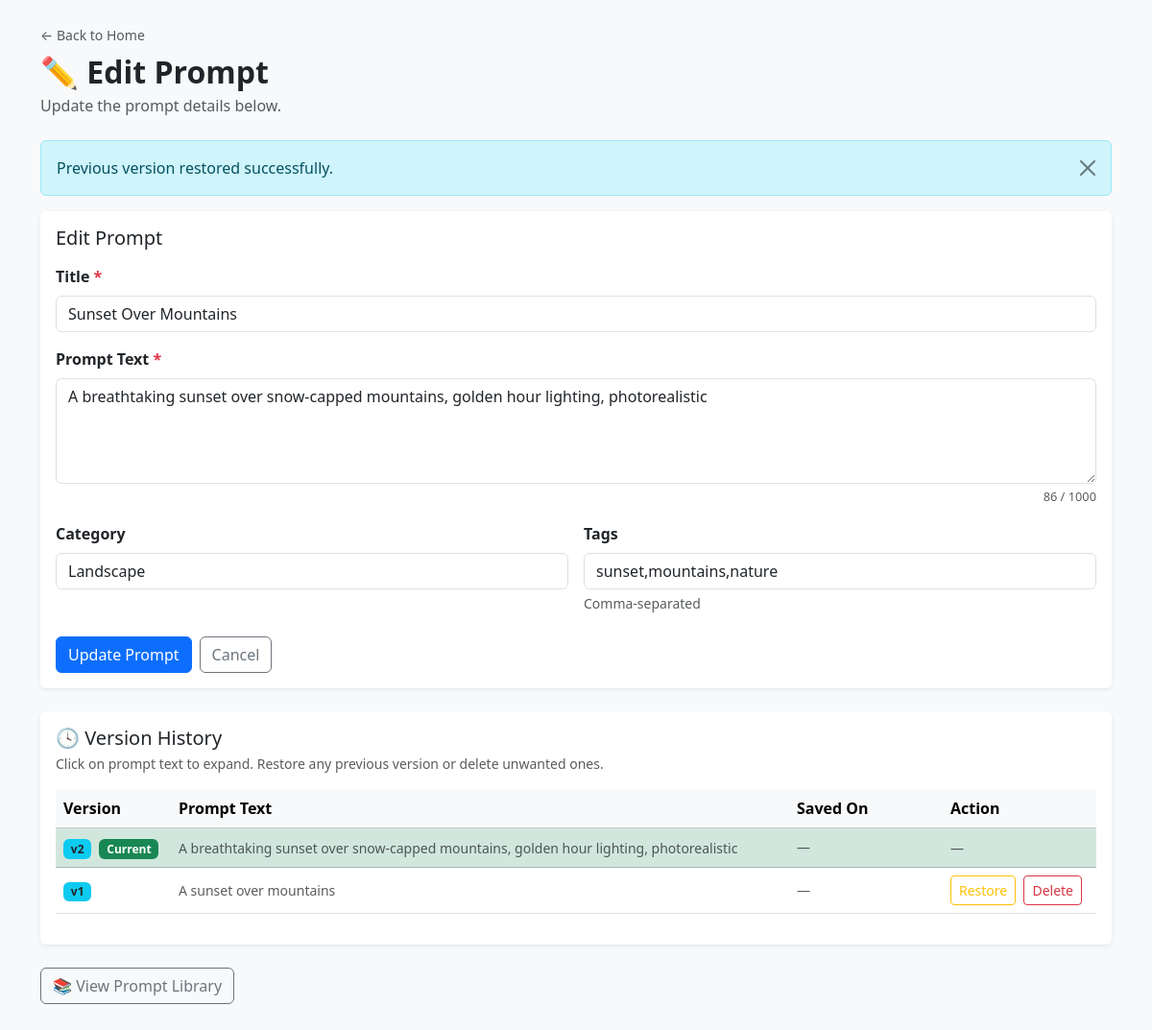
Screenshot of /pages/create_prompt.php?edit=1&msg=restored with the database file from the repository.
### tables this page shows
CREATE TABLE prompts (
    prompt_id INT AUTO_INCREMENT PRIMARY KEY,
    title VARCHAR(255) NOT NULL,
    prompt_text TEXT NOT NULL,
    category VARCHAR(100),
    tags VARCHAR(255),
    favorite_status TINYINT(1) DEFAULT 0,
    status ENUM('active', 'archived') DEFAULT 'active',
    version_number INT DEFAULT 1,
    created_at DATETIME DEFAULT CURRENT_TIMESTAMP,
    updated_at DATETIME DEFAULT CURRENT_TIMESTAMP ON UPDATE CURRENT_TIMESTAMP
);

CREATE TABLE prompt_versions (
    version_id INT AUTO_INCREMENT PRIMARY KEY,
    prompt_id INT NOT NULL,
    version_number INT NOT NULL,
    version_text TEXT NOT NULL,
    modified_date DATETIME DEFAULT CURRENT_TIMESTAMP,
    FOREIGN KEY (prompt_id) REFERENCES prompts(prompt_id) ON DELETE CASCADE
);

### pages/create_prompt.php (the view, shortened to what this page needs)
<?php
$conn = getConnection();
$editPrompt = null;
$message = '';
if (isset($_GET['edit'])) {
    $id = (int) $_GET['edit'];
    $result = $conn->query("SELECT * FROM prompts WHERE prompt_id = $id");
    $editPrompt = $result->fetch_assoc();
}
$versions = [];
if ($editPrompt) {
    $vResult = $conn->query("
        SELECT * FROM prompt_versions
        WHERE prompt_id = {$editPrompt['prompt_id']}
        ORDER BY version_number DESC
    ");
    while ($v = $vResult->fetch_assoc()) {
        $versions[] = $v;
    }
}
if (isset($_GET['msg'])) {
    $msgs = [
        'created'         => ['success', 'Prompt created successfully.'],
        'updated'         => ['success', 'Prompt updated successfully.'],
        'restored'        => ['info',    'Previous version restored successfully.'],
        'version_deleted' => ['warning', 'Version deleted.'],
    ];
    if (isset($msgs[$_GET['msg']])) {
        [$type, $text] = $msgs[$_GET['msg']];
        $message = "<div class='alert alert-$type alert-dismissible fade show' role='alert'>
            $text
            <button type='button' class='btn-close' data-bs-dismiss='alert'></button>
        </div>";
    }
}
?>
<!DOCTYPE html>
<html lang="en">
<head>
    <link href="https://cdn.jsdelivr.net/npm/bootstrap@5.3.3/dist/css/bootstrap.min.css" rel="stylesheet">
</head>
<body class="bg-light">
<div class="container mt-4 mb-5">
    <a href="../index.php" class="text-decoration-none text-muted small">&larr; Back to Home</a>
    <h2 class="fw-bold mt-2 mb-1">
        <?php echo $editPrompt ? '✏️ Edit Prompt' : '✏️ Create Prompt'; ?>
    </h2>
    <p class="text-muted mb-4">
        <?php echo $editPrompt ? 'Update the prompt details below.' : 'Write a new image prompt with a title, tags, category, and version history built in.'; ?>
    </p>
    <?php echo $message; ?>
    <div class="card shadow-sm border-0 mb-4">
        <div class="card-body">
            <h5 class="card-title mb-3"><?php echo $editPrompt ? 'Edit Prompt' : 'New Prompt'; ?></h5>
            <form method="POST" action="create_prompt.php" id="promptForm" novalidate>
                <div class="mb-3">
                    <label for="title" class="form-label fw-semibold">
                        Title <span class="text-danger">*</span>
                    </label>
                    <input type="text" class="form-control" id="title" name="title"
                           placeholder="e.g. Sunset Over Mountains" required
                           value="<?php echo $editPrompt ? htmlspecialchars($editPrompt['title']) : ''; ?>">
                </div>
                <div class="mb-3">
                    <label for="prompt_text" class="form-label fw-semibold">
                        Prompt Text <span class="text-danger">*</span>
                    </label>
                    <textarea class="form-control" id="prompt_text" name="prompt_text"
                              rows="4" required maxlength="1000"
                              placeholder="Describe the image you want to generate..."><?php echo $editPrompt ? htmlspecialchars($editPrompt['prompt_text']) : ''; ?></textarea>
                    <div class="d-flex justify-content-between mt-1">
                        <small class="char-count text-muted ms-auto" id="charCount">0 / 1000</small>
                    </div>
                </div>
                <div class="row g-3">
                    <div class="col-md-6">
                        <label for="category" class="form-label fw-semibold">Category</label>
                        <input type="text" class="form-control" id="category" name="category"
                               placeholder="e.g. Landscape, Portrait, Architecture"
                               value="<?php echo $editPrompt ? htmlspecialchars($editPrompt['category']) : ''; ?>">
                    </div>
                    <div class="col-md-6">
                        <label for="tags" class="form-label fw-semibold">Tags</label>
                        <input type="text" class="form-control" id="tags" name="tags"
                               placeholder="e.g. sunset,nature,mountains"
                               value="<?php echo $editPrompt ? htmlspecialchars($editPrompt['tags']) : ''; ?>">
                        <div class="form-text">Comma-separated</div>
                    </div>
                </div>
                <div class="mt-4 d-flex gap-2">
                    <button type="submit" class="btn btn-primary">
                        <?php echo $editPrompt ? 'Update Prompt' : 'Save Prompt'; ?>
                    </button>
                    <?php if ($editPrompt): ?>
                        <a href="create_prompt.php" class="btn btn-outline-secondary">Cancel</a>
                    <?php endif; ?>
                </div>
            </form>
        </div>
    </div>
    <?php if ($editPrompt && count($versions) > 0): ?>
    <div class="card shadow-sm border-0 mb-4">
        <div class="card-body">
            <h5 class="card-title mb-1">🕓 Version History</h5>
            <p class="text-muted small mb-3">Click on prompt text to expand. Restore any previous version or delete unwanted ones.</p>
            <div class="table-responsive">
                <table class="table table-hover align-middle">
                    <thead class="table-light">
                        <tr>
                            <th style="width:120px;">Version</th>
                            <th>Prompt Text</th>
                            <th style="width:160px;">Saved On</th>
                            <th style="width:160px;">Action</th>
                        </tr>
                    </thead>
                    <tbody>
                        <?php foreach ($versions as $index => $v): ?>
                        <tr <?php echo $index === 0 ? 'class="table-success"' : ''; ?>>
                            <td>
                                <span class="badge bg-info text-dark">v<?php echo $v['version_number']; ?></span>
                                <?php echo $index === 0 ? '<span class="badge bg-success ms-1">Current</span>' : ''; ?>
                            </td>
                            <td>
                                <span class="version-text text-muted small"
                                      onclick="this.classList.toggle('expanded')"
                                      title="Click to expand">
                                    <?php echo htmlspecialchars($v['version_text']); ?>
                                </span>
                            </td>
                            <td class="text-muted small">
                                <?php echo isset($v['created_at']) ? date('M j, Y g:i A', strtotime($v['created_at'])) : '—'; ?>
                            </td>
                            <td>
                                <?php if ($index !== 0): ?>
                                    <a href="create_prompt.php?restore=<?php echo $v['version_id']; ?>&prompt_id=<?php echo $editPrompt['prompt_id']; ?>"
                                       class="btn btn-sm btn-outline-warning"
                                       onclick="return confirm('Restore this version? The current text will be saved as a new version.')">
                                        Restore
                                    </a>
                                    <a href="create_prompt.php?delete_version=<?php echo $v['version_id']; ?>&prompt_id=<?php echo $editPrompt['prompt_id']; ?>"
                                       class="btn btn-sm btn-outline-danger ms-1"
                                       onclick="return confirm('Delete this version?')">
                                        Delete
                                    </a>
                                <?php else: ?>
                                    <span class="text-muted small">—</span>
                                <?php endif; ?>
                            </td>
                        </tr>
                        <?php endforeach; ?>
                    </tbody>
                </table>
            </div>
        </div>
    </div>
    <?php endif; ?>
    <a href="prompt_library.php" class="btn btn-outline-secondary">📚 View Prompt Library</a>
</div>
</body>
</html>

### pages/create_prompt.php (style rules this page uses)
.char-count { font-size: 0.8rem; }
.version-text { max-width: 400px; white-space: nowrap; overflow: hidden; text-overflow: ellipsis; cursor: pointer; }

### rows the page displays
prompts: title "Sunset Over Mountains", prompt_text "A breathtaking sunset over snow-capped mountains, golden hour lighting, photorealistic", category "Landscape", tags "sunset,mountains,nature"
prompt_versions: version_number "2", shows "Current", version_text "A breathtaking sunset over snow-capped mountains, golden hour lighting, photorealistic"
prompt_versions: version_number "1", version_text "A sunset over mountains"

### other values shown
$text "Previous version restored successfully."
